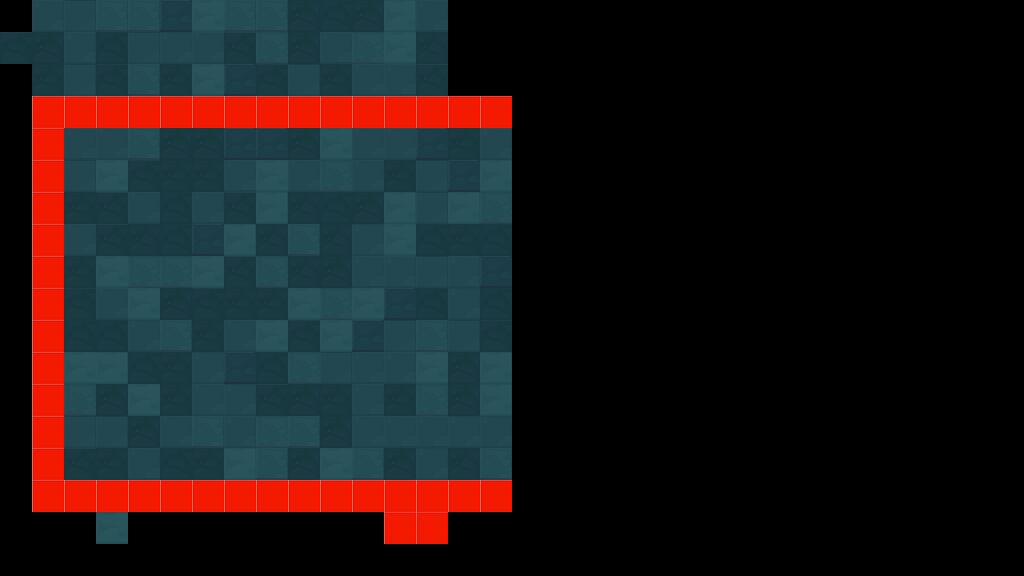

Tiled map render using the project's own tile images. Description and the map definition, with tile-layer contents summarised, below:
An orthogonal 32x18 tile map with 32x32 px tiles, 2 tile layers (块层 1, meta), 2 tilesets and 2 objects (PlayerPoint).

<map version="1.0" orientation="orthogonal" renderorder="right-down" width="32" height="18" tilewidth="32" tileheight="32" nextobjectid="3">
 <tileset firstgid="1" name="asd" tilewidth="32" tileheight="32" tilecount="16" columns="4">
  <image source="knight_floor.png" width="129" height="128" />
 </tileset>
 <tileset firstgid="17" name="meta" tilewidth="32" tileheight="32" tilecount="4" columns="4">
  <image source="meta.png" width="128" height="32" />
  <tile id="0">
   <properties>
    <property name="Collidable" type="bool" value="true" />
   </properties>
  </tile>
 </tileset>
 <layer name="块层 1" width="32" height="18">
  <data>[576 cells, 236 non-empty, 16 distinct tile ids]</data>
 </layer>
 <layer name="meta" width="32" height="18">
  <data>[576 cells, 43 non-empty, 1 distinct tile ids]</data>
 </layer>
 <objectgroup name="objects">
  <object id="1" name="PlayerPoint" x="80" y="273" width="33" height="46" />
  <object id="2" x="351" y="-83" width="1" />
 </objectgroup>
</map>
